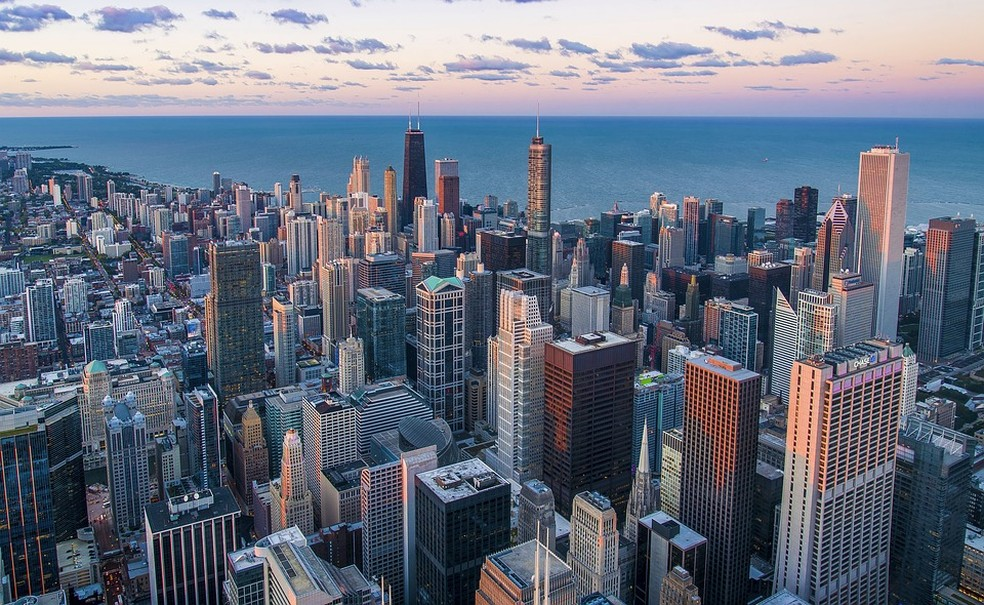
//> input picture imagem.jpg, 984 x 605 px, given in place of the camera
$ ./motiondetector   (built with g++ and OpenCV 4)
//> lines starting //> are read from the running program, lines starting //| are printed output that depends on the picture
#include <iostream>
#include <opencv2/opencv.hpp>

using namespace std;
using namespace cv;

int main(int argc, char** argv){
  cv::Mat image;
  int width, height;
  cv::VideoCapture cap(0);
  std::vector<cv::Mat> planes;
  cv::Mat histR, histG, histB, hist_anterior;
  int nbins = 64;
  float range[] = {0, 255};
  const float *histrange = { range };
  bool uniform = true;
  bool acummulate = false;
  int key;
  int dif = 0;


  cap.open(0);

  if(!cap.isOpened()){
    std::cout << "cameras indisponiveis" << std::endl;
    return -1;
  }


  cap.set(cv::CAP_PROP_FRAME_WIDTH, 640);
  cap.set(cv::CAP_PROP_FRAME_HEIGHT, 480);
  width = cap.get(cv::CAP_PROP_FRAME_WIDTH);
  height = cap.get(cv::CAP_PROP_FRAME_HEIGHT);

  std::cout << "largura = " << width << std::endl;
  std::cout << "altura  = " << height << std::endl;


  int histw = nbins, histh = nbins/2;
  cv::Mat histImgR(histh, histw, CV_8UC3, cv::Scalar(0,0,0));
  cv::Mat histImgG(histh, histw, CV_8UC3, cv::Scalar(0,0,0));
  cv::Mat histImgB(histh, histw, CV_8UC3, cv::Scalar(0,0,0));

  cap >> image;
//> image is the input picture: 605 rows x 984 cols, CV_8UC3; mean B, G, R 127.4, 111.6, 103.4
  cv::split (image, planes);
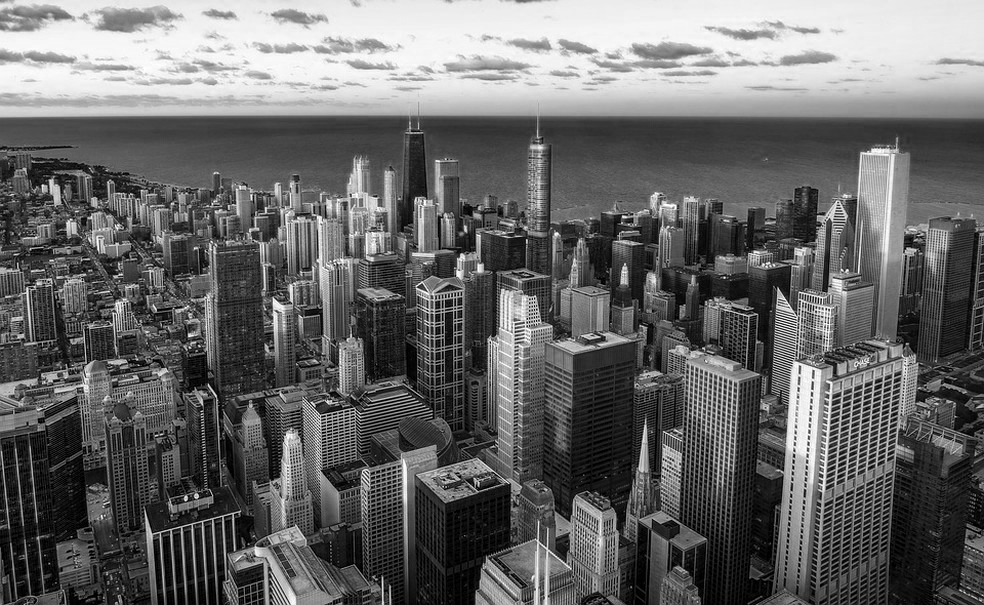
//> planes[2]: 605 rows x 984 cols, CV_8UC1; min 0, max 255, mean 103.4
  cv::calcHist(&planes[0], 1, 0, cv::Mat(), hist_anterior, 1,
                 &nbins, &histrange,
                 uniform, acummulate);
//> hist_anterior = 64 values, max 21041 at index 40, min 193 at index 63, mean 9297.3

  while(1){
    cap >> image;
    cv::flip(image, image, 1);
    cv::split (image, planes);
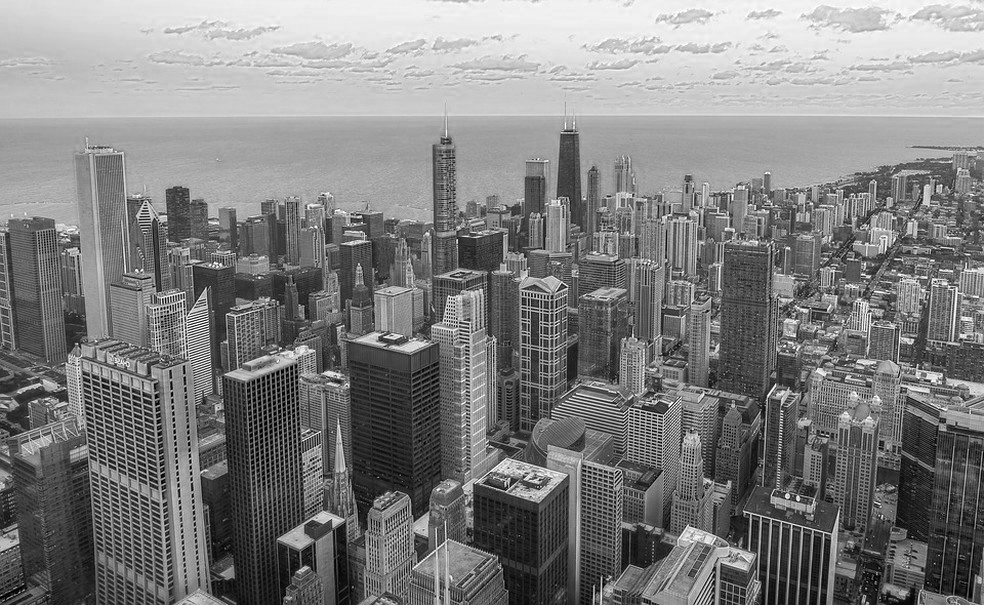
//> planes[0]: 605 rows x 984 cols, CV_8UC1; min 0, max 255, mean 127.4
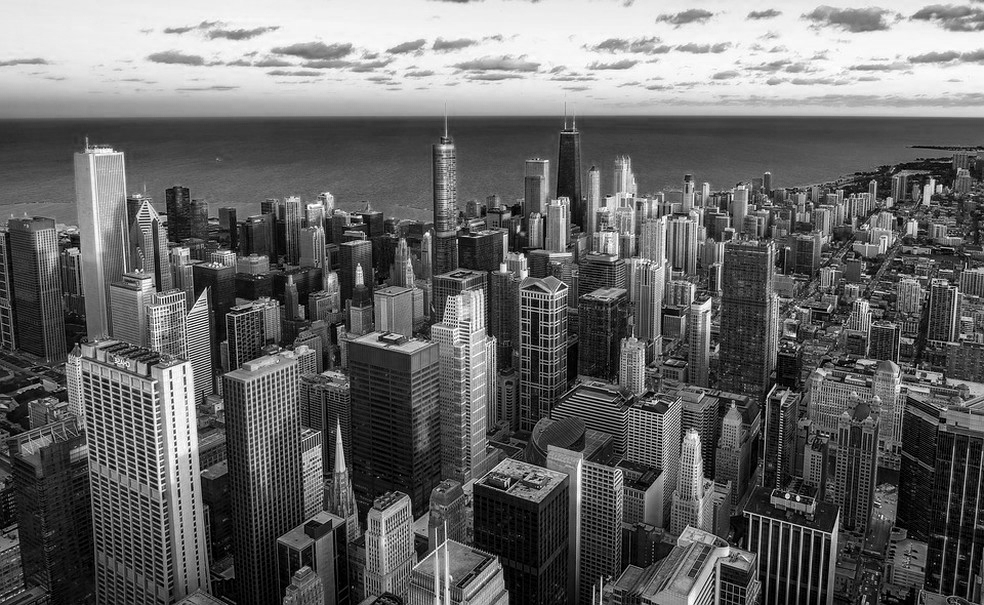
//> planes[2]: 605 rows x 984 cols, CV_8UC1; min 0, max 255, mean 103.4
    cv::calcHist(&planes[0], 1, 0, cv::Mat(), histR, 1,
                 &nbins, &histrange,
                 uniform, acummulate);
//> histR has the same summary as hist_anterior
    cv::calcHist(&planes[1], 1, 0, cv::Mat(), histG, 1,
                 &nbins, &histrange,
                 uniform, acummulate);
//> histG = 64 values, max 22779 at index 30, min 36 at index 63, mean 9301.3
    cv::calcHist(&planes[2], 1, 0, cv::Mat(), histB, 1,
                 &nbins, &histrange,
                 uniform, acummulate);
//> histB = 64 values, max 17194 at index 16, min 342 at index 63, mean 9297.4


    for(int i=0; i<nbins; i++){
        dif += abs(histR.at<float>(i) - hist_anterior.at<float>(i));
    }
//> after the loop, dif = 0

    if(dif > 12000){
        cout << "Movimento detectado! - diferenca: " << dif << endl;
    }

    hist_anterior = histR.clone();

    cv::normalize(histR, histR, 0, histImgR.rows, cv::NORM_MINMAX, -1, cv::Mat());
//> histR = 64 values, max 32 at index 40, min 0 at index 63, mean 13.97
    cv::normalize(histG, histG, 0, histImgG.rows, cv::NORM_MINMAX, -1, cv::Mat());
//> histG = 64 values, max 32 at index 30, min 0 at index 63, mean 13.04
    cv::normalize(histB, histB, 0, histImgB.rows, cv::NORM_MINMAX, -1, cv::Mat());
//> histB = 64 values, max 32 at index 16, min 0 at index 63, mean 17.01

    histImgR.setTo(cv::Scalar(0));
    histImgG.setTo(cv::Scalar(0));
    histImgB.setTo(cv::Scalar(0));

    for(int i=0; i<nbins; i++){
      cv::line(histImgR,
               cv::Point(i, histh),
               cv::Point(i, histh-cvRound(histR.at<float>(i))),
               cv::Scalar(0, 0, 255), 1, 8, 0);
      cv::line(histImgG,
               cv::Point(i, histh),
               cv::Point(i, histh-cvRound(histG.at<float>(i))),
               cv::Scalar(0, 255, 0), 1, 8, 0);
      cv::line(histImgB,
               cv::Point(i, histh),
               cv::Point(i, histh-cvRound(histB.at<float>(i))),
               cv::Scalar(255, 0, 0), 1, 8, 0);
    }
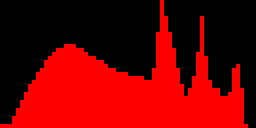
//> histImgR: 32 rows x 64 cols, CV_8UC3 (shown 4 times larger); mean B, G, R 0, 0, 111.2
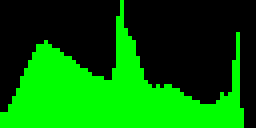
//> histImgG: 32 rows x 64 cols, CV_8UC3 (shown 4 times larger); mean B, G, R 0, 103.6, 0
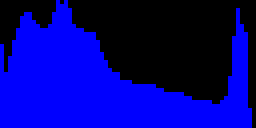
//> histImgB: 32 rows x 64 cols, CV_8UC3 (shown 4 times larger); mean B, G, R 135, 0, 0
    histImgR.copyTo(image(cv::Rect(0, 0       ,nbins, histh)));
    histImgG.copyTo(image(cv::Rect(0, histh   ,nbins, histh)));
    histImgB.copyTo(image(cv::Rect(0, 2*histh ,nbins, histh)));
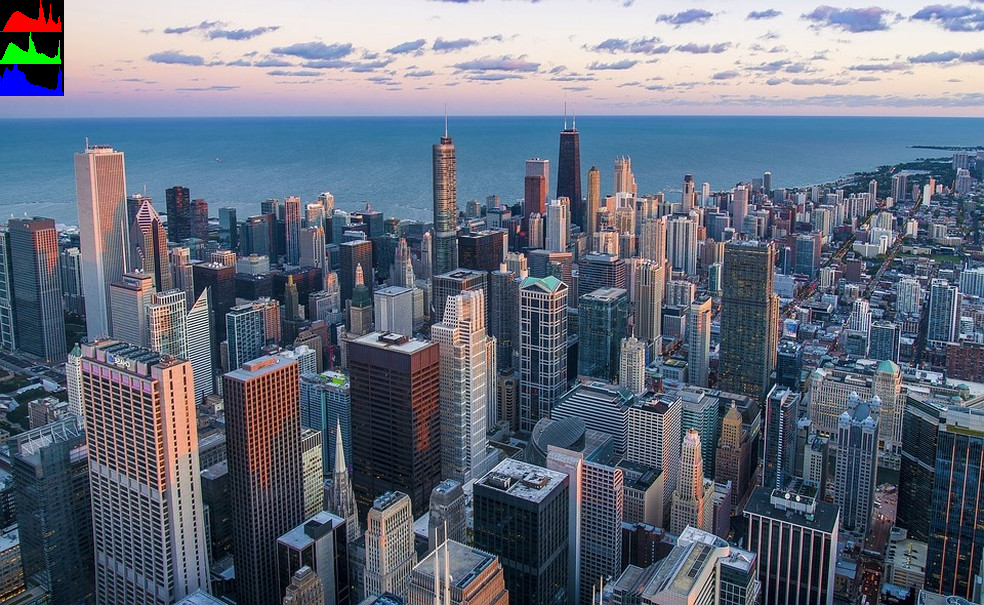
//> image: 605 rows x 984 cols, CV_8UC3; mean B, G, R 125.8, 109.9, 101.5

    cv::imshow("image", image);
    dif = 0;
    key = cv::waitKey(30);
//> the Esc key is pressed
    if(key == 27) break;
  }
  return 0;
}
